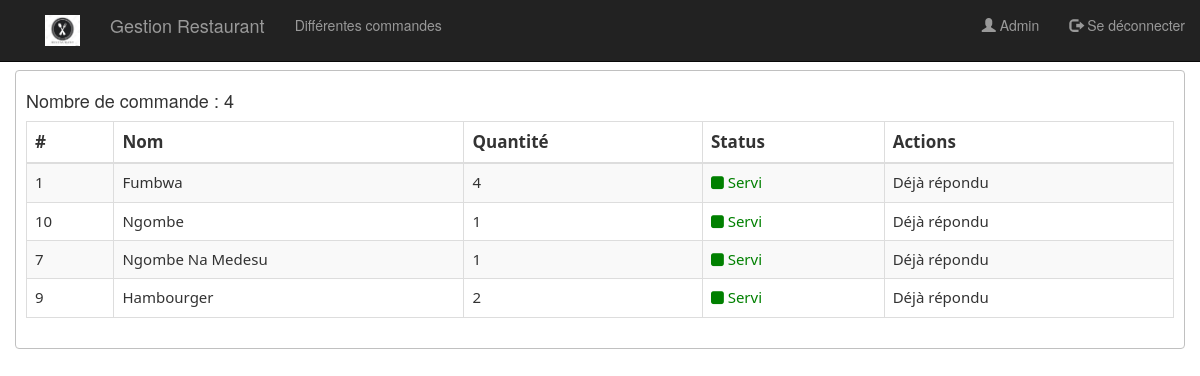
Page /views/commandes.php (signed in) on the committed database.
### tables this page shows
CREATE TABLE IF NOT EXISTS `commande` (
  `idCommande` int(11) NOT NULL AUTO_INCREMENT,
  `nomRepas` varchar(255) NOT NULL,
  `quantite` varchar(255) NOT NULL,
  `status` varchar(1) NOT NULL DEFAULT '0',
  PRIMARY KEY (`idCommande`)
);

### views/commandes.php (the view, shortened to what this page needs)
<?php
    require_once("../BD/connexion.php");
    $requete = "SELECT * FROM commande ";
    $requeteCount = "SELECT count(*) countCommande FROM commande";
    $resultExe = $pdo->query($requete);
    $resultCunt = $pdo->query($requeteCount);
    $tabCount = $resultCunt->fetch();
    $nbreRepas = $tabCount['countCommande'];
?>
<!DOCTYPE html>
<html>
    <head>
        <link rel="stylesheet" href="../css/bootstrap.css">
        <link rel="stylesheet" type="text/css" href="../css/font-awesome.css">
    </head>
    <body>
    <?php include "menu.php"?>
        <div class="container">
            <h4>Nombre de commande : <?php echo $nbreRepas ?></h4>
        <table class="table table-bordered table-striped">
            <thead>
                <tr>
                    <th>#</th>
                    <th style="font-family: 'Segoe UI'; width: 350px ">Nom</th>
                    <th>Quantité</th>
                    <th>Status</th>
                    <th>Actions</th>
                </tr>
            </thead>
            <tbody>
                <?php while($commande=$resultExe->fetch()){?>
                    <tr>
                    <td style="font-family:Segoe UI"> <?php echo $commande['idCommande'] ?> </td>
                    <td style="font-family: 'Segoe UI'; "> <?php echo $commande['nomRepas'] ?> </td>
                    <td> <?php echo $commande['quantite'] ?> </td>
                    <?php if($commande['status'] == 1){?>
                        <td style="color:green"> <i class="fa fa-square"></i> Servi</td>
                    <?php } ?>
                    <td>
                    <?php if ($commande["status"] == 1) {?>
                        Déjà répondu
                    <?php }?>
                    </td>
                    </tr>
                <?php }?>
            </tbody>
        </table>
        </div>
    </body>
</html>

### views/commandes.php (style rules this page uses)
.container { margin-top: 70px; border: 1px solid silver; height: auto; border-radius: 4px; padding:10px; }
table thead tr th { font-size: 17px; font-family: Segoe UI; }
table tbody tr td { font-size: 15px; font-family: Segoe UI; }

### rows in the picture
commande: idCommande "1", nomRepas "Fumbwa", quantite "4", status "1" (drawn)
commande: idCommande "10", nomRepas "Ngombe", quantite "1", status "1" (drawn)
commande: idCommande "7", nomRepas "Ngombe Na Medesu", quantite "1", status "1" (drawn)
commande: idCommande "9", nomRepas "Hambourger", quantite "2", status "1" (drawn)

### other values in the picture
$_SESSION['user']['nom'] "Admin"
$nbreRepas "4"
